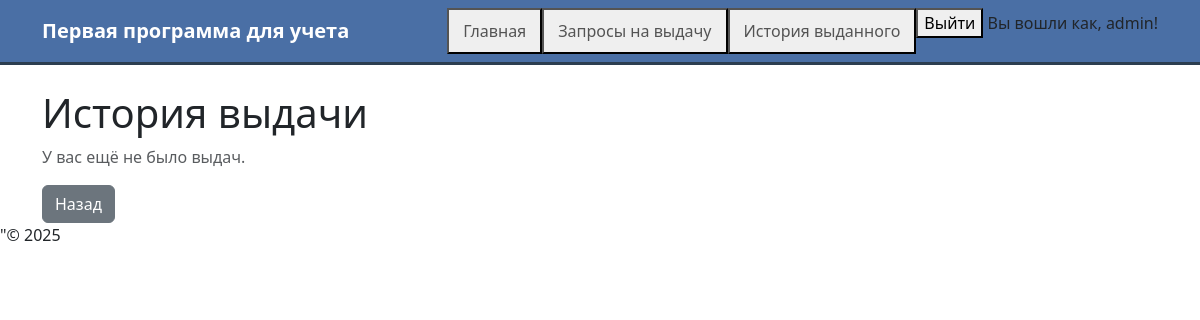
/history_admin (signed in), run on an earlier commit of the app's database.
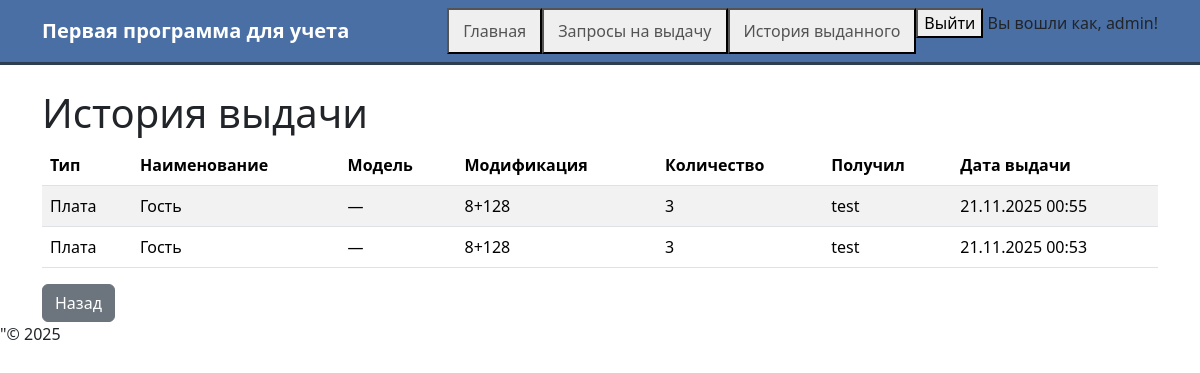
And on a later commit of the database.
### inventory/models.py (models this page shows, shortened)
class Issue(models.Model):
    consumable = models.ForeignKey(Consumable, on_delete=models.CASCADE,null=True,blank=True, verbose_name="Платы")
    fastener = models.ForeignKey(Fasteners, on_delete=models.CASCADE,null=True,blank=True)
    issued_to = models.ForeignKey(User, on_delete=models.CASCADE, verbose_name="Получил")
    quantity = models.PositiveIntegerField("Количество")
    issued_at = models.DateTimeField("Выдан", auto_now_add=True)
    issued_by = models.ForeignKey(User, on_delete=models.SET_NULL, null=True, blank=True, related_name='issues_made_by_user', verbose_name="Кто выдал")
    def get_item(self):
        return self.consumable or self.fastener
    class Meta:
        verbose_name = "Выдача"
        verbose_name_plural = "Выдачи"
        ordering = ['-issued_at']  # новые выдачи сверху

class Consumable(models.Model):
    model = models.CharField("Модель", max_length=100, blank=True)
    name = models.CharField("Имя", max_length=100)
    modification = models.CharField("Модификация", max_length=10, blank=True)
    quantity = models.PositiveIntegerField("Количество")
    description = models.TextField(blank=True, null=True)
    image = models.ImageField("Картинка", upload_to='consumables/', blank=True, null=True)
    class Meta:
        verbose_name="Запчасть для ремонта" # Задаёт человекочитаемое название модели в единственном числе(админка)
        verbose_name_plural="Запчасти для ремонта" #Задаёт человекочитаемое название модели в множественном числе(админка)
        ordering = ['name']

### inventory/views.py (the view)
# urls.py: path('history_admin' , views.history_admin, name='history_admin'), # путь вывода всех историй пользователей, который видит только админ
@login_required
def history_admin(request):
    if not request.user.is_staff:
        return redirect('section_selection')  # или 403
    history_list = Issue.objects.all().order_by('-issued_at')  # все выдачи, не только текущего юзера
    return render(request, 'inventory/history.html', {
        'history_list': history_list
    })

### inventory/templates/inventory/history.html (shortened to what this page needs)
{% extends "inventory/base.html" %}
{% block content %}
  <h1>История выдачи</h1>
  {% if history_list %}
    <table class="table table-striped">
      <thead>
        <tr>
          <th>Тип</th>
          <th>Наименование</th>
          <th>Модель</th>
          <th>Модификация</th>
          <th>Количество</th>
          <th>Получил</th>
          <th>Дата выдачи</th>
        </tr>
      </thead>
      <tbody>
        {% for item in history_list %}
          {% with real_item=item.get_item %}
          <tr>
            <td>
              {% if item.consumable %}Плата{% else %}Крепёж{% endif %}
            </td>
            <td>{{ real_item.name }}</td>
            <td>
              {% if item.consumable %}
                {{ real_item.model|default:"—" }}
              {% endif %}
            </td>
            <td>
              {% if item.consumable %}
                {{ real_item.modification|default:"—" }}
              {% else %}
                —
              {% endif %}
            </td>
            <td>{{ item.quantity }}</td>
            <td>{{ item.issued_to.username }}</td>
            <td>{{ item.issued_at|date:"d.m.Y H:i" }}</td>
          </tr>
          {% endwith %}
        {% endfor %}
      </tbody>
    </table>
  {% else %}
    <p class="text-muted">У вас ещё не было выдач.</p>
  {% endif %}
  <a href="{% url 'section_selection' %}" class="btn btn-secondary">Назад</a>
{% endblock %}

What changed in the data, as far as the page shows it:
added Issue: shows "Плата", get_item.name "Гость", get_item.model "—", get_item.modification "8+128", quantity "3", issued_to.username "test", issued_at "21.11.2025 00:55"
added Issue: shows "Плата", get_item.name "Гость", get_item.model "—", get_item.modification "8+128", quantity "3", issued_to.username "test", issued_at "21.11.2025 00:53"
Also different on the page:
text no longer shown: "У вас ещё не было выдач."
text now shown: "Тип Наименование Модель Модификация Количество Получил Дата выдачи"
